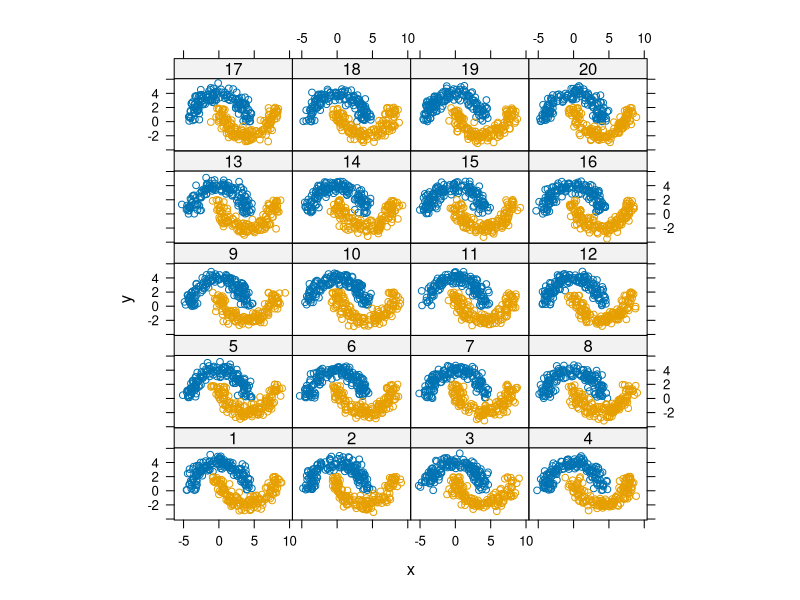

Write R code to recreate this figure.
sim.two.moons <- function(seed,N=150,noise=0.5){
  set.seed(seed)
  halfcircle <- function(r,center=c(0,0),class,sign){
    angle <- runif(N,0,pi)
    rad <- rnorm(N,r,noise)
    data.frame(x=rad*cos(angle)+center[1],y=sign*rad*sin(angle)+center[2],
               class=factor(class))
  }
  pts <- rbind(halfcircle(4,c(0,0),1,1),
               halfcircle(4,c(4,2),2,-1))
  data.frame(pts,seed=factor(seed))
}
alldata <- do.call(rbind,lapply(1:20,sim.two.moons))
library(lattice)
xyplot(y~x|seed,alldata,groups=class,aspect="iso")
write.csv(alldata,"moons-sim-clusterpath.csv",row.names=FALSE,quote=FALSE)
